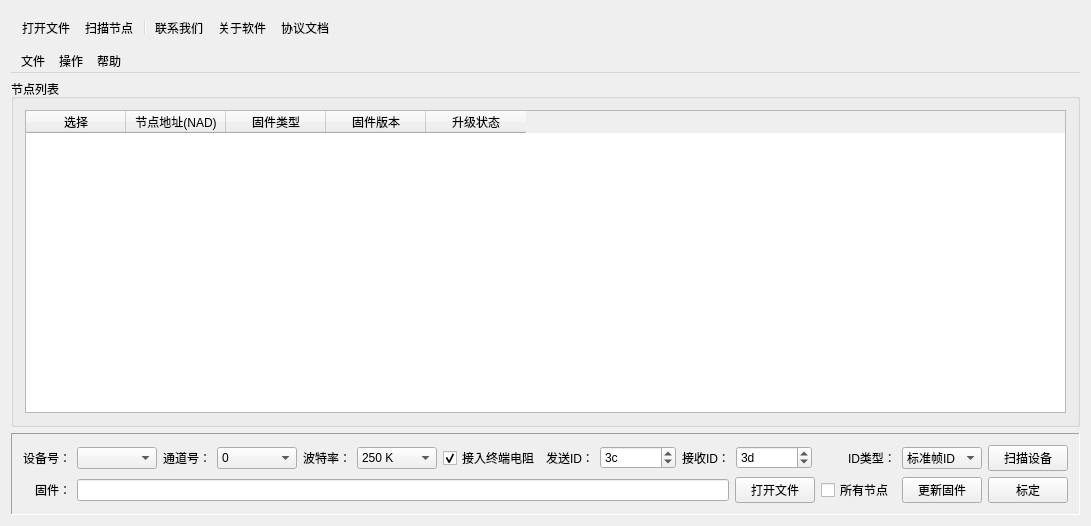
<?xml version="1.0" encoding="UTF-8"?>
<ui version="4.0">
 <class>bootloader_ui</class>
 <widget class="QWidget" name="bootloader_ui">
  <property name="geometry">
   <rect>
    <x>0</x>
    <y>0</y>
    <width>1091</width>
    <height>526</height>
   </rect>
  </property>
  <property name="windowTitle">
   <string>USB2XXX USB2CAN Bootloader Pro</string>
  </property>
  <property name="windowIcon">
   <iconset>
    <normaloff>:/images/easyicon_net.png</normaloff>:/images/easyicon_net.png</iconset>
  </property>
  <layout class="QVBoxLayout" name="verticalLayout_3">
   <item>
    <widget class="QToolBar" name="mainToolBar">
     <addaction name="openFirmwareFileAction"/>
     <addaction name="scanNodeAction"/>
     <addaction name="separator"/>
     <addaction name="contactUsAction"/>
     <addaction name="aboutAction"/>
     <addaction name="actionDocument"/>
    </widget>
   </item>
   <item>
    <widget class="QMenuBar" name="menuBar">
     <widget class="QMenu" name="menu">
      <property name="title">
       <string>文件</string>
      </property>
      <addaction name="openFirmwareFileAction"/>
      <addaction name="exitAction"/>
     </widget>
     <widget class="QMenu" name="menu_2">
      <property name="title">
       <string>操作</string>
      </property>
      <addaction name="scanNodeAction"/>
      <addaction name="actionAddNode"/>
      <addaction name="actionScanDevice"/>
     </widget>
     <widget class="QMenu" name="menu_3">
      <property name="title">
       <string>帮助</string>
      </property>
      <addaction name="contactUsAction"/>
      <addaction name="aboutAction"/>
      <addaction name="actionDocument"/>
     </widget>
     <addaction name="menu"/>
     <addaction name="menu_2"/>
     <addaction name="menu_3"/>
    </widget>
   </item>
   <item>
    <layout class="QGridLayout" name="gridLayout_4">
     <item row="0" column="0">
      <layout class="QVBoxLayout" name="verticalLayout_2">
       <item>
        <layout class="QHBoxLayout" name="horizontalLayout_8">
         <item>
          <widget class="QGroupBox" name="groupBox">
           <property name="minimumSize">
            <size>
             <width>330</width>
             <height>0</height>
            </size>
           </property>
           <property name="title">
            <string>节点列表</string>
           </property>
           <layout class="QGridLayout" name="gridLayout">
            <item row="0" column="0">
             <widget class="QTableWidget" name="nodeListTableWidget">
              <column>
               <property name="text">
                <string>选择</string>
               </property>
              </column>
              <column>
               <property name="text">
                <string>节点地址(NAD)</string>
               </property>
              </column>
              <column>
               <property name="text">
                <string>固件类型</string>
               </property>
              </column>
              <column>
               <property name="text">
                <string>固件版本</string>
               </property>
              </column>
              <column>
               <property name="text">
                <string>升级状态</string>
               </property>
              </column>
             </widget>
            </item>
           </layout>
          </widget>
         </item>
        </layout>
       </item>
       <item>
        <widget class="QFrame" name="frame">
         <property name="frameShape">
          <enum>QFrame::Panel</enum>
         </property>
         <property name="frameShadow">
          <enum>QFrame::Sunken</enum>
         </property>
         <layout class="QGridLayout" name="gridLayout_3">
          <item row="0" column="0">
           <layout class="QVBoxLayout" name="verticalLayout">
            <item>
             <layout class="QHBoxLayout" name="horizontalLayout_6">
              <item>
               <layout class="QHBoxLayout" name="horizontalLayout">
                <item>
                 <widget class="QLabel" name="label">
                  <property name="text">
                   <string>设备号：</string>
                  </property>
                 </widget>
                </item>
                <item>
                 <widget class="QComboBox" name="deviceHandleComboBox">
                  <property name="minimumSize">
                   <size>
                    <width>80</width>
                    <height>0</height>
                   </size>
                  </property>
                 </widget>
                </item>
               </layout>
              </item>
              <item>
               <layout class="QHBoxLayout" name="horizontalLayout_2">
                <item>
                 <widget class="QLabel" name="label_2">
                  <property name="minimumSize">
                   <size>
                    <width>48</width>
                    <height>0</height>
                   </size>
                  </property>
                  <property name="text">
                   <string>通道号：</string>
                  </property>
                  <property name="alignment">
                   <set>Qt::AlignRight|Qt::AlignTrailing|Qt::AlignVCenter</set>
                  </property>
                 </widget>
                </item>
                <item>
                 <widget class="QComboBox" name="channelIndexComboBox">
                  <property name="minimumSize">
                   <size>
                    <width>80</width>
                    <height>0</height>
                   </size>
                  </property>
                  <item>
                   <property name="text">
                    <string>0</string>
                   </property>
                  </item>
                  <item>
                   <property name="text">
                    <string>1</string>
                   </property>
                  </item>
                 </widget>
                </item>
               </layout>
              </item>
              <item>
               <layout class="QHBoxLayout" name="horizontalLayout_9">
                <item>
                 <layout class="QHBoxLayout" name="horizontalLayout_3">
                  <item alignment="Qt::AlignLeft">
                   <widget class="QLabel" name="label_3">
                    <property name="text">
                     <string>波特率：</string>
                    </property>
                   </widget>
                  </item>
                  <item alignment="Qt::AlignHCenter">
                   <widget class="QComboBox" name="baudRateComboBox">
                    <property name="sizePolicy">
                     <sizepolicy hsizetype="Fixed" vsizetype="Fixed">
                      <horstretch>0</horstretch>
                      <verstretch>0</verstretch>
                     </sizepolicy>
                    </property>
                    <property name="minimumSize">
                     <size>
                      <width>80</width>
                      <height>0</height>
                     </size>
                    </property>
                    <property name="font">
                     <font>
                      <pointsize>9</pointsize>
                     </font>
                    </property>
                    <item>
                     <property name="text">
                      <string>250 K</string>
                     </property>
                    </item>
                    <item>
                     <property name="text">
                      <string>1000 K</string>
                     </property>
                    </item>
                    <item>
                     <property name="text">
                      <string>800 K</string>
                     </property>
                    </item>
                    <item>
                     <property name="text">
                      <string>500 K</string>
                     </property>
                    </item>
                    <item>
                     <property name="text">
                      <string>300 K</string>
                     </property>
                    </item>
                    <item>
                     <property name="text">
                      <string>200 K</string>
                     </property>
                    </item>
                    <item>
                     <property name="text">
                      <string>150 K</string>
                     </property>
                    </item>
                    <item>
                     <property name="text">
                      <string>125 K</string>
                     </property>
                    </item>
                    <item>
                     <property name="text">
                      <string>100 K</string>
                     </property>
                    </item>
                    <item>
                     <property name="text">
                      <string>75 K</string>
                     </property>
                    </item>
                    <item>
                     <property name="text">
                      <string>50 K</string>
                     </property>
                    </item>
                    <item>
                     <property name="text">
                      <string>20 K</string>
                     </property>
                    </item>
                   </widget>
                  </item>
                 </layout>
                </item>
                <item>
                 <widget class="QCheckBox" name="checkBoxEnResistor">
                  <property name="text">
                   <string>接入终端电阻</string>
                  </property>
                  <property name="checked">
                   <bool>true</bool>
                  </property>
                 </widget>
                </item>
                <item>
                 <widget class="QLabel" name="label_4">
                  <property name="text">
                   <string>发送ID：</string>
                  </property>
                 </widget>
                </item>
                <item>
                 <widget class="QSpinBox" name="spinBoxSendID">
                  <property name="minimumSize">
                   <size>
                    <width>76</width>
                    <height>0</height>
                   </size>
                  </property>
                  <property name="maximum">
                   <number>2047</number>
                  </property>
                  <property name="value">
                   <number>60</number>
                  </property>
                  <property name="displayIntegerBase">
                   <number>16</number>
                  </property>
                 </widget>
                </item>
                <item>
                 <widget class="QLabel" name="label_6">
                  <property name="text">
                   <string>接收ID：</string>
                  </property>
                 </widget>
                </item>
                <item>
                 <widget class="QSpinBox" name="spinBoxReceiveID">
                  <property name="minimumSize">
                   <size>
                    <width>76</width>
                    <height>0</height>
                   </size>
                  </property>
                  <property name="maximum">
                   <number>2047</number>
                  </property>
                  <property name="value">
                   <number>61</number>
                  </property>
                  <property name="displayIntegerBase">
                   <number>16</number>
                  </property>
                 </widget>
                </item>
                <item>
                 <spacer name="horizontalSpacer">
                  <property name="orientation">
                   <enum>Qt::Horizontal</enum>
                  </property>
                  <property name="sizeHint" stdset="0">
                   <size>
                    <width>40</width>
                    <height>20</height>
                   </size>
                  </property>
                 </spacer>
                </item>
                <item>
                 <widget class="QLabel" name="label_7">
                  <property name="text">
                   <string>ID类型：</string>
                  </property>
                 </widget>
                </item>
                <item>
                 <widget class="QComboBox" name="comboBoxIDType">
                  <property name="minimumSize">
                   <size>
                    <width>80</width>
                    <height>0</height>
                   </size>
                  </property>
                  <item>
                   <property name="text">
                    <string>标准帧ID</string>
                   </property>
                  </item>
                  <item>
                   <property name="text">
                    <string>扩展帧ID</string>
                   </property>
                  </item>
                 </widget>
                </item>
                <item>
                 <widget class="QPushButton" name="pushButton">
                  <property name="text">
                   <string>扫描设备</string>
                  </property>
                 </widget>
                </item>
               </layout>
              </item>
             </layout>
            </item>
            <item>
             <layout class="QHBoxLayout" name="horizontalLayout_7">
              <item>
               <layout class="QHBoxLayout" name="horizontalLayout_5">
                <item>
                 <widget class="QLabel" name="label_5">
                  <property name="minimumSize">
                   <size>
                    <width>48</width>
                    <height>0</height>
                   </size>
                  </property>
                  <property name="text">
                   <string>固件：</string>
                  </property>
                  <property name="alignment">
                   <set>Qt::AlignRight|Qt::AlignTrailing|Qt::AlignVCenter</set>
                  </property>
                 </widget>
                </item>
                <item>
                 <widget class="QLineEdit" name="firmwareLineEdit"/>
                </item>
                <item>
                 <widget class="QPushButton" name="openFirmwareFilePushButton">
                  <property name="minimumSize">
                   <size>
                    <width>80</width>
                    <height>0</height>
                   </size>
                  </property>
                  <property name="text">
                   <string>打开文件</string>
                  </property>
                 </widget>
                </item>
                <item>
                 <widget class="QCheckBox" name="allNodeCheckBox">
                  <property name="minimumSize">
                   <size>
                    <width>75</width>
                    <height>0</height>
                   </size>
                  </property>
                  <property name="text">
                   <string>所有节点</string>
                  </property>
                 </widget>
                </item>
               </layout>
              </item>
              <item>
               <widget class="QPushButton" name="updateFirmwarePushButton">
                <property name="minimumSize">
                 <size>
                  <width>80</width>
                  <height>0</height>
                 </size>
                </property>
                <property name="text">
                 <string>更新固件</string>
                </property>
               </widget>
              </item>
              <item>
               <widget class="QPushButton" name="biaodingpushButton">
                <property name="text">
                 <string>标定</string>
                </property>
               </widget>
              </item>
             </layout>
            </item>
           </layout>
          </item>
         </layout>
        </widget>
       </item>
      </layout>
     </item>
    </layout>
   </item>
  </layout>
  <action name="exitAction">
   <property name="icon">
    <iconset>
     <normaloff>:/images/gif_48_026.gif</normaloff>:/images/gif_48_026.gif</iconset>
   </property>
   <property name="text">
    <string>退出</string>
   </property>
  </action>
  <action name="scanNodeAction">
   <property name="icon">
    <iconset>
     <normaloff>:/images/gif_48_086.gif</normaloff>:/images/gif_48_086.gif</iconset>
   </property>
   <property name="text">
    <string>扫描节点</string>
   </property>
  </action>
  <action name="contactUsAction">
   <property name="icon">
    <iconset>
     <normaloff>:/images/gif_48_079.gif</normaloff>:/images/gif_48_079.gif</iconset>
   </property>
   <property name="text">
    <string>联系我们</string>
   </property>
  </action>
  <action name="aboutAction">
   <property name="icon">
    <iconset>
     <normaloff>:/images/gif_48_052.gif</normaloff>:/images/gif_48_052.gif</iconset>
   </property>
   <property name="text">
    <string>关于软件</string>
   </property>
  </action>
  <action name="openFirmwareFileAction">
   <property name="icon">
    <iconset>
     <normaloff>:/images/gif_48_045.gif</normaloff>:/images/gif_48_045.gif</iconset>
   </property>
   <property name="text">
    <string>打开文件</string>
   </property>
  </action>
  <action name="actionAddNode">
   <property name="icon">
    <iconset>
     <normaloff>:/images/gif_48_002.gif</normaloff>:/images/gif_48_002.gif</iconset>
   </property>
   <property name="text">
    <string>添加节点</string>
   </property>
  </action>
  <action name="actionScanDevice">
   <property name="icon">
    <iconset>
     <normaloff>:/images/gif_48_091.gif</normaloff>:/images/gif_48_091.gif</iconset>
   </property>
   <property name="text">
    <string>扫描设备</string>
   </property>
  </action>
  <action name="actionDocument">
   <property name="icon">
    <iconset>
     <normaloff>:/images/gif_48_003.gif</normaloff>:/images/gif_48_003.gif</iconset>
   </property>
   <property name="text">
    <string>协议文档</string>
   </property>
  </action>
 </widget>
 <layoutdefault spacing="6" margin="11"/>
 <resources/>
 <connections/>
</ui>
